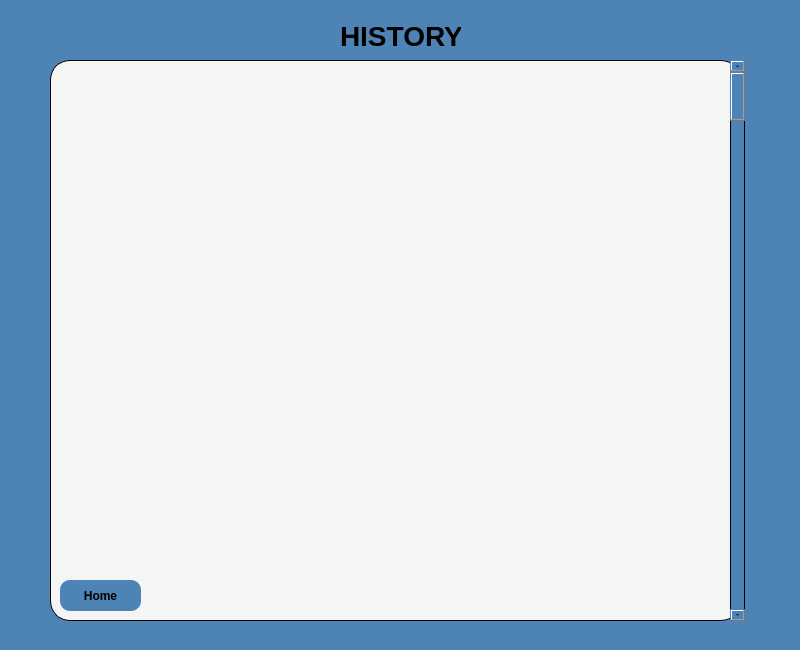
<?xml version="1.0" encoding="UTF-8"?>
<ui version="4.0">
 <class>History</class>
 <widget class="QWidget" name="History">
  <property name="geometry">
   <rect>
    <x>0</x>
    <y>0</y>
    <width>800</width>
    <height>650</height>
   </rect>
  </property>
  <property name="windowTitle">
   <string>Form</string>
  </property>
  <widget class="QStackedWidget" name="stackedWidget">
   <property name="geometry">
    <rect>
     <x>0</x>
     <y>0</y>
     <width>800</width>
     <height>650</height>
    </rect>
   </property>
   <property name="styleSheet">
    <string notr="true">background: rgb(78, 131, 181);</string>
   </property>
   <widget class="QWidget" name="page">
    <widget class="QTableView" name="tableView">
     <property name="geometry">
      <rect>
       <x>50</x>
       <y>60</y>
       <width>691</width>
       <height>561</height>
      </rect>
     </property>
     <property name="styleSheet">
      <string notr="true">border: 1px solid black;
border-radius: 20px;
background: #f5f5f5;</string>
     </property>
    </widget>
    <widget class="QLabel" name="label">
     <property name="geometry">
      <rect>
       <x>340</x>
       <y>20</y>
       <width>121</width>
       <height>31</height>
      </rect>
     </property>
     <property name="styleSheet">
      <string notr="true">font-size: 28px;
font-weight: bold;</string>
     </property>
     <property name="text">
      <string>HISTORY</string>
     </property>
    </widget>
    <widget class="QPushButton" name="pushButton">
     <property name="geometry">
      <rect>
       <x>60</x>
       <y>580</y>
       <width>81</width>
       <height>31</height>
      </rect>
     </property>
     <property name="cursor">
      <cursorShape>PointingHandCursor</cursorShape>
     </property>
     <property name="styleSheet">
      <string notr="true">background:rgb(78, 131, 181);
font-weight : bold ;
border-radius : 10px;</string>
     </property>
     <property name="text">
      <string>Home</string>
     </property>
    </widget>
    <widget class="QScrollBar" name="verticalScrollBar">
     <property name="geometry">
      <rect>
       <x>730</x>
       <y>60</y>
       <width>15</width>
       <height>561</height>
      </rect>
     </property>
     <property name="styleSheet">
      <string notr="true">border: 1px solid black;
border-radius: 20px;

width : 10px;</string>
     </property>
     <property name="orientation">
      <enum>Qt::Vertical</enum>
     </property>
    </widget>
   </widget>
   <widget class="QWidget" name="page_2"/>
  </widget>
 </widget>
 <resources/>
 <connections/>
</ui>
